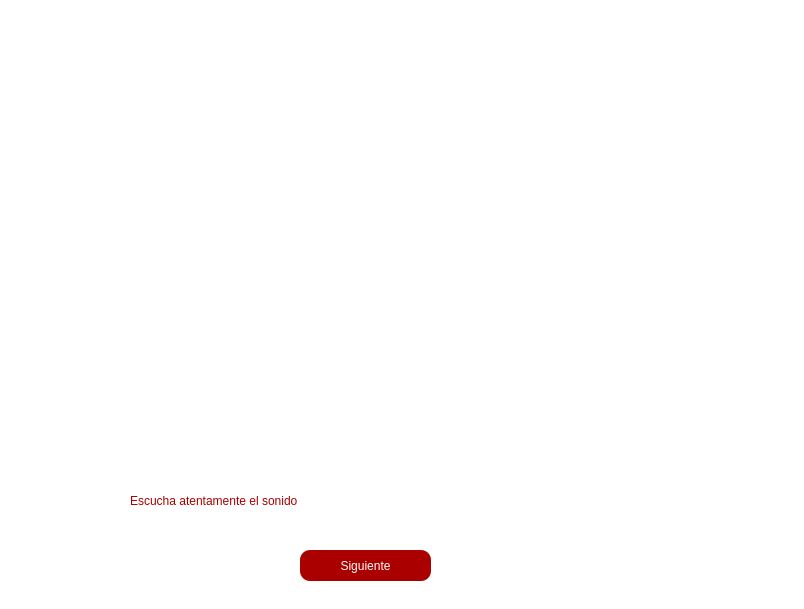
<?xml version="1.0" encoding="UTF-8"?>
<ui version="4.0">
 <class>MainWindow</class>
 <widget class="QMainWindow" name="MainWindow">
  <property name="geometry">
   <rect>
    <x>0</x>
    <y>0</y>
    <width>804</width>
    <height>609</height>
   </rect>
  </property>
  <property name="windowTitle">
   <string>MainWindow</string>
  </property>
  <property name="styleSheet">
   <string notr="true">
background-color: qlineargradient(spread:pad, x1:0, y1:0, x2:1, y2:1, stop:0 rgba(255, 255, 255, 255), stop:1 rgba(255, 255, 255, 255));</string>
  </property>
  <widget class="QWidget" name="centralwidget">
   <widget class="QLabel" name="label">
    <property name="geometry">
     <rect>
      <x>130</x>
      <y>470</y>
      <width>531</width>
      <height>61</height>
     </rect>
    </property>
    <property name="styleSheet">
     <string notr="true">color: rgb(170, 0, 0);
font: 28pt &quot;MS Shell Dlg 2&quot;;</string>
    </property>
    <property name="text">
     <string>Escucha atentamente el sonido </string>
    </property>
   </widget>
   <widget class="QToolButton" name="toolButton">
    <property name="geometry">
     <rect>
      <x>300</x>
      <y>550</y>
      <width>131</width>
      <height>31</height>
     </rect>
    </property>
    <property name="styleSheet">
     <string notr="true">border-radius: 10px;
color: rgb(255, 255, 255);
font: 75 18pt &quot;MS Shell Dlg 2&quot;;
background-color: rgb(170, 0, 0);</string>
    </property>
    <property name="text">
     <string>Siguiente</string>
    </property>
   </widget>
  </widget>
  <widget class="QStatusBar" name="statusbar"/>
 </widget>
 <resources>
  <include location="logo3.qrc"/>
 </resources>
 <connections/>
</ui>
